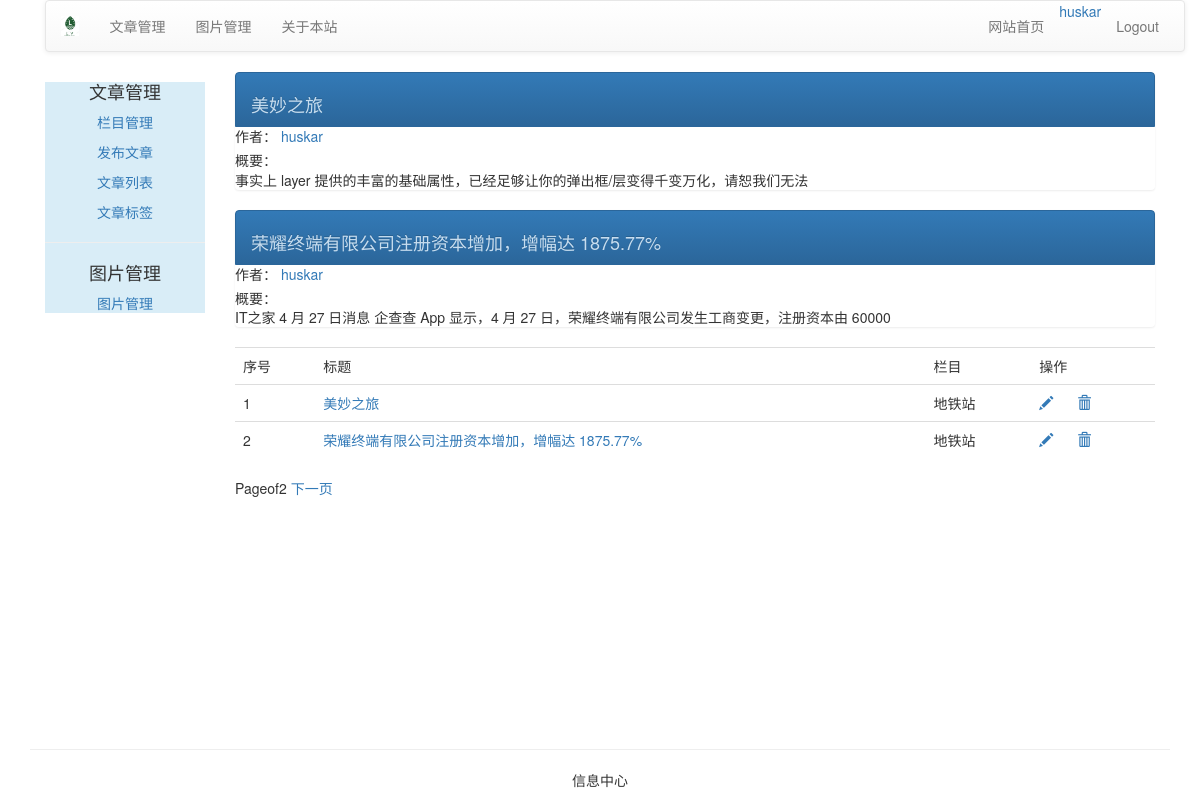
/blog/article/article-list/ (signed in), run on an earlier commit of the app's database.
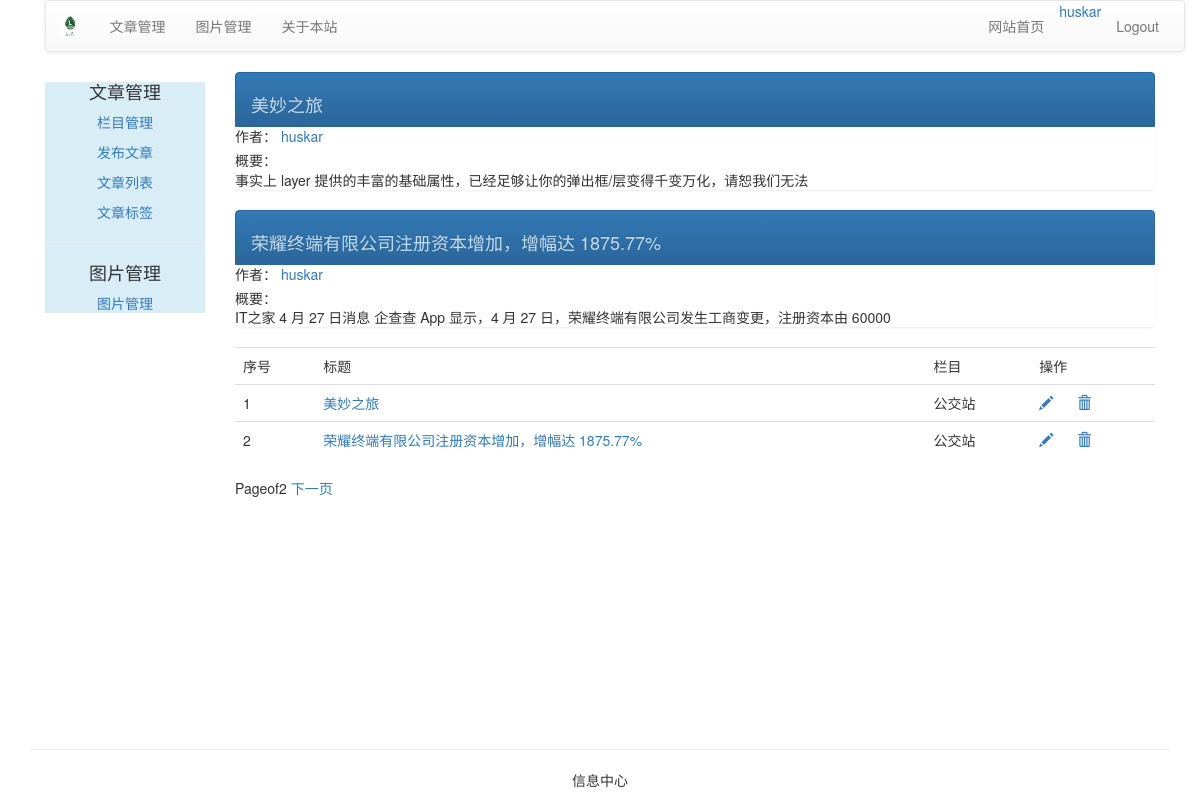
And on a later commit of the database.
### article/models.py (models this page shows, shortened)
class ArticlePost(models.Model):
    author = models.ForeignKey(User, related_name="article", on_delete=models.PROTECT)
    title = models.CharField(max_length=200)
    slug = models.SlugField(max_length=500)
    column = models.ForeignKey(ArticleColumn, related_name="article_column", on_delete=models.PROTECT)
    body = models.TextField()
    created = models.DateTimeField(default=timezone.now())
    update = models.DateTimeField(auto_now=True)
    users_like = models.ManyToManyField(User, related_name="articles_like", blank=True)
    article_tag = models.ManyToManyField(ArticleTag, related_name='article_tag', blank=True)
    class Meta:
        ordering = ("-update",)
        index_together = (("id", "slug"),)
    def get_absolute_url(self):
        return reverse("article:article_detail", args=[self.id, self.slug])
    def get_url_path(self):
        return reverse("article:list_article_detail", args=[self.id, self.slug])

class ArticleColumn(models.Model):
    user = models.ForeignKey(User, related_name='article_column', on_delete=models.PROTECT)
    column = models.CharField(max_length=200)
    created = models.DateField(auto_now_add=True)
    def __str__(self):
        return self.column

### article/views.py (the view)
@login_required(login_url="/account/login")
def article_list(request):
    articles_list = ArticlePost.objects.filter(author=request.user)
    paginator = Paginator(articles_list, 2)#根据所查询到的文章对象articles_list创建分页的实例对象，并且规定每页最多2个。
    page = request.GET.get("page")#获得当前浏览器GET请求的参数page的值，也就是当前浏览器所请求的页码数值。
    try:
       current_page = paginator.page(page)#page()时候Paginator对象的一个方法，其作用在于得到指定页面内容，其参数必须大于或等于1的整数
       articles = current_page.object_list#page()是Paginator对象的属性，能够得到该页面所有的对象列表。类似的属性还有Page.number(返回页码)等
    except PageNotAnInteger:#捕获请求页码数值不是整数的异常
       current_page = paginator.page(1)
       articles = current_page.object_list
    except EmptyPage:#捕获请求的野马为空或者URL参数中没有page的异常
       current_page = paginator.page(paginator.num_pages)#paginator.num_pages返回的是页数，num_pages是Paginator的一个属性
       articles = current_page.object_list
    return render(request, "article/article_list.html", {"articles": articles, "page": current_page})

### templates/article/article_list.html (shortened to what this page needs)
{% extends "article/base.html" %}
{% load staticfiles %}
{% block content %}
<div>
  <table class="table table-hover">
      <tr>
          <td>序号</td>
          <td>标题</td>
          <td>栏目</td>
          <td>操作</td>
      </tr>
      {% for article in articles %}
      <div class="list-group">
      <a href="{{ article.get_url_path }}" class="list-group-item active">
          <h4 class="list-group-item-text">{{ article.title }}</h4>
      </a>
      <p class="list-group-item-heading">作者：
          <a href="{% url 'article:author_articles' article.author.username%}">
          {{ article.author.username }}
          </a>
      </p>
      <p class="list-group-item-text">概要：{{ article.body|slice:'70'|linebreaks }}
      </p>
      </div>
      <tr id="{{ article.id }}">
          <td>{{ forloop.counter }}</td>
          <td><a href="{{ article.get_absolute_url }}">{{ article.title }}</a></td>
          <td>{{ article.column }}</td>
          <td>
              <a name="edit" href="{% url 'article:redit_article' article.id %}">
              <span class="glyphicon glyphicon-pencil"></span></a>
              <a name="delete" href="javascript:" onclick="del_article(this,{{ article.id }})">
              <span class="glyphicon glyphicon-trash" style="margin-left: 20px;"></span></a>
          </td>
      </tr>
      {% endfor %}
  </table>
  {% include "article/paginator.html" %}
</div>
{% endblock %}

What changed in the data, as far as the page shows it:
changed through a linked row, ArticlePost "美妙之旅": column "地铁站" → "公交站"
changed through a linked row, ArticlePost "荣耀终端有限公司注册资本增加，增幅达 1875.77%": column "地铁站" → "公交站"
